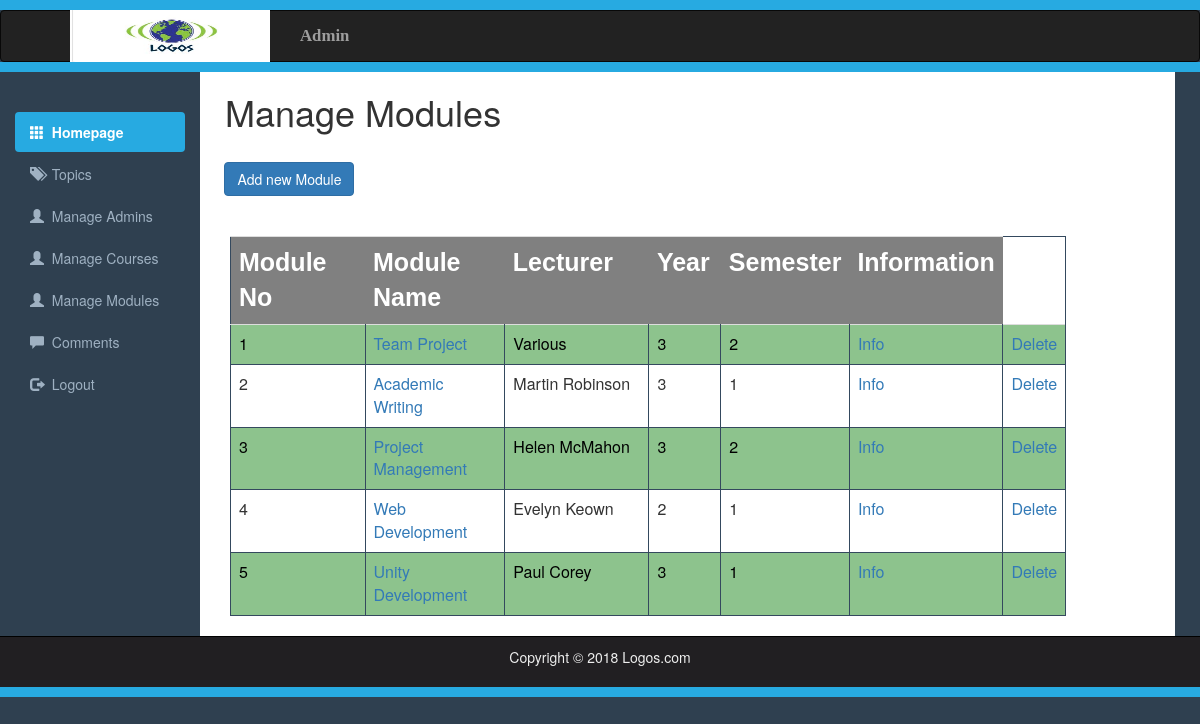
Screenshot of /TeamProject/manageModules.php with the database file from the repository.
### tables this page shows
CREATE TABLE `module` (
  `ModuleNo` int(11) NOT NULL,
  `ModuleName` varchar(255) NOT NULL,
  `Lecturer` varchar(255) NOT NULL,
  `Year` int(11) NOT NULL,
  `Semester` int(11) NOT NULL
);

### TeamProject/manageModules.php (the view, shortened to what this page needs)
<?php include 'adminHeader.php';?>
<?php include 'adminSidebar.php';?>
<!DOCTYPE html>
<html lang="en">
	<head>
		<link rel="stylesheet" href="css/bootstrap.min.css">
		<link rel="stylesheet" href="css/adminstyles.css">
	</head>
	<body>
		<div class="container-fluid">
			<div class="col-sm-10">
					<h1>&nbsp;Manage Modules</h1><br>
						<div id="button">
				<button type='submit'  id=newModule class='btn btn-primary'>Add new Module</button>
				</div>
					<br><br>
				<div class="col-md-11 col-md-offset-0" >
					<table class="table table-sm">
					<tr><th>Module No</th><th>Module Name</th><th>Lecturer</th><th>Year</th><th>Semester</th><th>Information</th></tr>
					<?php
						$connection = mysqli_connect("localhost","root","");
						mysqli_select_db($connection,"studentsupport");
						$moduleResult = mysqli_query($connection,"SELECT * FROM module");
						while($row=mysqli_fetch_array($moduleResult))
						{
							print('<tr><td>'.$row['ModuleNo'].'</td><td><a href=moduleEdit.php?ModuleNo='.$row['ModuleNo'].'>'.$row['ModuleName'].'</a></td><td>'.$row['Lecturer'].'</td>');
							print('<td>'.$row['Year'].'</td><td>'.$row['Semester'].'</td><td><a href=moduleCourse.php?ModuleNo='.$row['ModuleNo'].'>Info</a></td>');
							print('<td><a href=deleteModule.php?ModuleNo='.$row['ModuleNo'].'>Delete</a></td></tr>');
						}
					?>
				</table>
				</div>
			</div>
		</div>
		<?php include 'adminFooter.php';?>
	</body>
</html>

### TeamProject/css/adminstyles.css (style rules this page uses)
body { background-color: #2f4050; }
.col-sm-10 { background-color: #ffffff; }

### TeamProject/manageModules.php (style rules this page uses)
table,tr,td { margin-left: 0px; border:solid thin #34495e; width:30%; height: 15%; border-collapse: collapse; }
tr:nth-child(even) { background-color: #8dc38d; color:black; }
th { font-size: 25px; font-family: sans-serif; background-color: grey; color: white; }
#button { margin-left: 1%; }

### rows the page displays
module: ModuleNo "1", ModuleName "Team Project", Lecturer "Various", Year "3", Semester "2"
module: ModuleNo "2", ModuleName "Academic Writing", Lecturer "Martin Robinson", Year "3", Semester "1"
module: ModuleNo "3", ModuleName "Project Management", Lecturer "Helen McMahon", Year "3", Semester "2"
module: ModuleNo "4", ModuleName "Web Development", Lecturer "Evelyn Keown", Year "2", Semester "1"
module: ModuleNo "5", ModuleName "Unity Development", Lecturer "Paul Corey", Year "3", Semester "1"
